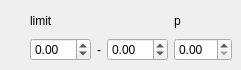
         <widget class="QWidget" name="advancedblur_2">
          <attribute name="title">
           <string>RandomBrightness</string>
          </attribute>
          <widget class="QWidget" name="gridLayoutWidget_16">
           <property name="geometry">
            <rect>
             <x>30</x>
             <y>10</y>
             <width>202</width>
             <height>51</height>
            </rect>
           </property>
           <layout class="QGridLayout" name="gridLayout_17">
            <item row="1" column="0">
             <layout class="QHBoxLayout" name="horizontalLayout_14">
              <item>
               <widget class="QDoubleSpinBox" name="sb_rb_limit0">
                <property name="minimum">
                 <double>-99.000000000000000</double>
                </property>
               </widget>
              </item>
              <item>
               <widget class="QLabel" name="label_37">
                <property name="layoutDirection">
                 <enum>Qt::LeftToRight</enum>
                </property>
                <property name="text">
                 <string>-</string>
                </property>
                <property name="alignment">
                 <set>Qt::AlignCenter</set>
                </property>
               </widget>
              </item>
              <item>
               <widget class="QDoubleSpinBox" name="sb_rb_limit1">
                <property name="minimum">
                 <double>-99.000000000000000</double>
                </property>
               </widget>
              </item>
             </layout>
            </item>
            <item row="0" column="0">
             <widget class="QLabel" name="label_32">
              <property name="text">
               <string>limit</string>
              </property>
             </widget>
            </item>
            <item row="0" column="1">
             <widget class="QLabel" name="label_38">
              <property name="text">
               <string>p</string>
              </property>
             </widget>
            </item>
            <item row="1" column="1">
             <widget class="QDoubleSpinBox" name="sb_rb_p">
              <property name="maximum">
               <double>1.000000000000000</double>
              </property>
             </widget>
            </item>
           </layout>
          </widget>
         </widget>
